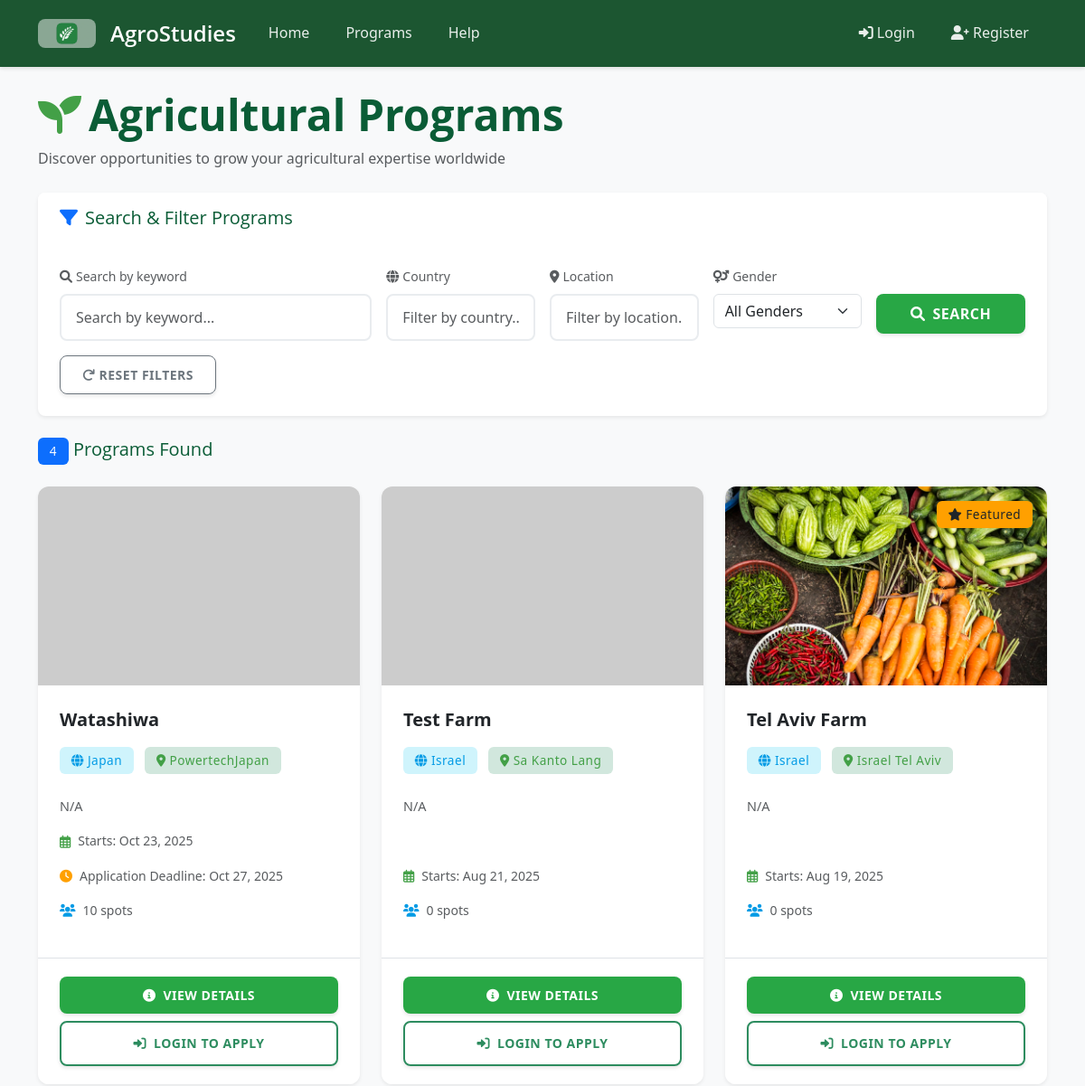
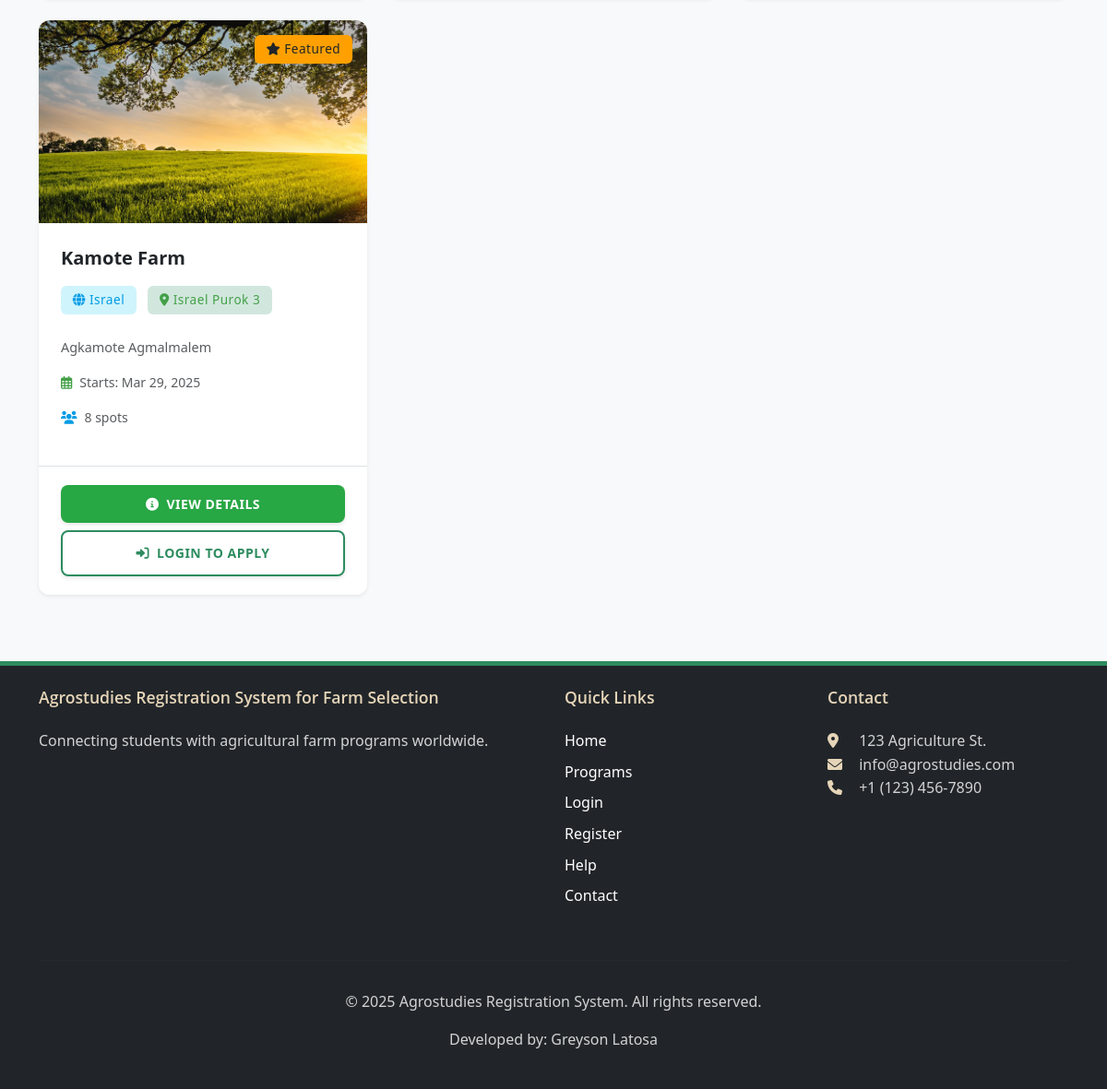
Screenshot of /programs/ with the database file from the repository (2 pictures, top to bottom).
### core/models.py (models this page shows, shortened)
class AgricultureProgram(models.Model):
    title = models.CharField(max_length=200)
    description = models.TextField()
    start_date = models.DateField()
    country = models.CharField(max_length=100, help_text='Country where the program is located')
    location = models.CharField(max_length=100, help_text='Specific location within the country')
    capacity = models.PositiveIntegerField()
    registration_deadline = models.DateTimeField(blank=True, null=True,
        help_text='Deadline for program registration. If not set, registration will be open until start date.')
    image = models.ImageField(upload_to='program_images/', blank=True, null=True, help_text='Program/Farm image')
    is_featured = models.BooleanField(default=False, help_text='Display on landing page as featured program')
    created_at = models.DateTimeField(auto_now_add=True)
    updated_at = models.DateTimeField(auto_now=True)
    GENDER_REQUIREMENT_CHOICES = [
        ('Any', 'Any'),
        ('Male', 'Male Only'),
        ('Female', 'Female Only'),
    ]
    required_gender = models.CharField(max_length=10, choices=GENDER_REQUIREMENT_CHOICES, default='Any')
    requires_license = models.BooleanField(default=False, verbose_name="Requires International Driver's License")
    def get_image_url(self):
        if self.image:
            return self.image.url
        import os
        from django.conf import settings
        placeholders = {
            'Israel': 'israel-farm.jpg',
            'Japan': 'japan-farm.jpg',
            'Australia': 'australia-farm.jpg',
            'New Zealand': 'newzealand-farm.jpg',
        }
        placeholder_file = placeholders.get(self.location, 'default-farm.jpg')
        placeholder_path = os.path.join(settings.STATIC_ROOT or 'static', 'images', 'placeholders', placeholder_file)
        if os.path.exists(placeholder_path):
            return f'/static/images/placeholders/{placeholder_file}'
        else:
            location_text = self.location.replace(' ', '+')
            return f'https://placehold.co/800x400/228B22/FFFFFF/png?text={location_text}+Farm'
    class Meta:
        ordering = ['-is_featured', '-created_at']

### core/views.py (the view, shortened to what this page needs)
# urls.py: path('programs/', views.program_list, name='program_list'),
def program_list(request):
    cache_key = 'programs_list:all'
    programs = None
    if not request.GET:  # Only use cache for unfiltered list
        try:
            programs = cache.get(cache_key)
        except Exception as e:
            logger.warning(f"Cache get failed for programs list: {e}")
    if programs is None:
        programs = AgricultureProgram.objects.select_related().all().order_by('-start_date')
        if not request.GET:  # Cache only unfiltered results
            try:
                cache.set(cache_key, programs, timeout=300)  # Cache for 5 minutes
            except Exception as e:
                logger.warning(f"Cache set failed for programs list: {e}")
    form = ProgramSearchForm(request.GET)
    if form.is_valid():
        query = form.cleaned_data.get('query')
        location = form.cleaned_data.get('location')
        country = form.cleaned_data.get('country')
        gender = form.cleaned_data.get('gender')
        if query:
            programs = programs.filter(
                Q(title__icontains=query) | Q(description__icontains=query)
            )
        if location:
            programs = programs.filter(location__icontains=location)
        if country:
            programs = programs.filter(country__icontains=country)
        if gender:
            programs = programs.filter(required_gender=gender)
        programs = programs.filter(
            Q(registration_deadline__isnull=True) |  # No deadline set
            Q(registration_deadline__gte=timezone.now().date())  # Or deadline not passed
        )
    paginator = Paginator(programs, 10)  # Show 10 programs per page
    page_number = request.GET.get('page')
    page_obj = paginator.get_page(page_number)
    applied_program_ids = set()
    has_applied_any = False
    context = {
        'page_obj': page_obj,
        'applied_program_ids': applied_program_ids,
        'has_applied_any': has_applied_any,
        'form': form,
    }
    return render(request, 'program_list.html', context)

### core/forms.py
class ProgramSearchForm(forms.Form):
    query = forms.CharField(
        required=False,
        widget=forms.TextInput(attrs={'class': 'form-control', 'placeholder': 'Search by keyword...'}),
        label=""
    )
    country = forms.CharField(
        required=False,
        widget=forms.TextInput(attrs={'class': 'form-control', 'placeholder': 'Filter by country...'}),
        label=""
    )
    location = forms.CharField(
        required=False,
        widget=forms.TextInput(attrs={'class': 'form-control', 'placeholder': 'Filter by location...'}),
        label=""
    )
    gender = forms.ChoiceField(
        required=False,
        choices=[
            ('', 'All Genders'),
            ('Male', 'Male Only'),
            ('Female', 'Female Only'),
            ('Any', 'Any Gender')
        ],
        widget=forms.Select(attrs={'class': 'form-select'}),
        label=""
    )

### core/context_processors.py (called while the page is built)
def notification_count(request):
    if request.user.is_authenticated:
        unread_count = Notification.objects.filter(user=request.user, read=False).count()
        return {
            'unread_notifications_count': unread_count
        }
    return {
        'unread_notifications_count': 0
    }

### templates/program_list.html (shortened to what this page needs)
{% extends 'base.html' %}
{% block content %}
<div class="mb-4">
    <div class="d-md-flex justify-content-between align-items-center mb-3">
        <div class="mb-3 mb-md-0">
            <h1 class="display-5 fw-bold">
                <i class="fas fa-seedling text-success me-2 d-none d-md-inline"></i>Agricultural Programs
            </h1>
            <p class="text-muted mb-0 d-none d-md-block">Discover opportunities to grow your agricultural expertise worldwide</p>
        </div>
    </div>
</div>
<div class="card shadow-sm border-0 mb-4">
    <div class="card-header bg-white border-bottom-0 py-3">
        <h5 class="mb-0">
            <i class="fas fa-filter text-primary me-2"></i>Search & Filter Programs
        </h5>
    </div>
    <div class="card-body">
        <form method="get" action="{% url 'program_list' %}" id="filterForm">
            <div class="row g-3">
                <div class="col-12 col-md-4">
                    <label class="form-label small text-muted mb-2">
                        <i class="fas fa-search me-1"></i>Search by keyword
                    </label>
                    {{ form.query }}
                </div>
                <div class="col-sm-6 col-md-2">
                    <label class="form-label small text-muted mb-2">
                        <i class="fas fa-globe me-1"></i>Country
                    </label>
                    {{ form.country }}
                </div>
                <div class="col-sm-6 col-md-2">
                    <label class="form-label small text-muted mb-2">
                        <i class="fas fa-map-marker-alt me-1"></i>Location
                    </label>
                    {{ form.location }}
                </div>
                <div class="col-sm-6 col-md-2">
                    <label class="form-label small text-muted mb-2">
                        <i class="fas fa-venus-mars me-1"></i>Gender
                    </label>
                    {{ form.gender }}
                </div>
                <div class="col-sm-6 col-md-2">
                    <button type="submit" class="btn btn-primary w-100">
                        <i class="fas fa-search me-2"></i>Search
                    </button>
                </div>
            </div>
            <div class="mt-3">
                <a href="{% url 'program_list' %}" class="btn btn-sm btn-outline-secondary">
                    <i class="fas fa-redo me-1"></i>Reset Filters
                </a>
            </div>
        </form>
    </div>
</div>
{% if page_obj %}
    <div class="d-md-flex justify-content-between align-items-center mb-4">
        <h5 class="mb-3 mb-md-0">
            <span class="badge bg-primary">{{ page_obj.paginator.count }}</span>
            Program{% if page_obj.paginator.count != 1 %}s{% endif %} Found
        </h5>
    </div>
    <div class="row">
        {% for program in page_obj %}
            <div class="col-12 col-md-6 col-lg-4 mb-4">
                <div class="card h-100 shadow-sm border-0 program-card-hover position-relative">
                    {% if program.is_featured %}
                    <div class="position-absolute top-0 end-0 m-3" style="z-index: 10;">
                        <span class="badge bg-warning text-dark">
                            <i class="fas fa-star me-1"></i>Featured
                        </span>
                    </div>
                    {% endif %}
                    <div class="card-img-top-wrapper" style="height: 220px; overflow: hidden;">
                        <img src="{{ program.get_image_url }}"
                             class="card-img-top"
                             alt="{{ program.title }}"
                             loading="lazy"
                             style="height: 100%; object-fit: cover; transition: transform 0.3s ease;">
                    </div>
                    <div class="card-body d-flex flex-column">
                        <h5 class="card-title mb-3 fw-bold text-dark">{{ program.title }}</h5>
                        <div class="mb-3">
                            {% if program.country %}
                            <span class="badge bg-info-subtle text-info mb-2 me-2">
                                <i class="fas fa-globe me-1"></i>{{ program.country }}
                            </span>
                            {% endif %}
                            <span class="badge bg-success-subtle text-success mb-2">
                                <i class="fas fa-map-marker-alt me-1"></i>{{ program.location }}
                            </span>
                        </div>
                        <p class="card-text text-muted flex-grow-1" style="font-size: 0.9rem;">
                            {{ program.description|truncatewords:25 }}
                        </p>
                        <div class="row g-3 mb-3">
                            <div class="col-12">
                                <div class="d-flex align-items-center text-muted small">
                                    <i class="far fa-calendar-alt text-success me-2"></i>
                                    <span>Starts: {{ program.start_date|date:"M d, Y" }}</span>
                                </div>
                            </div>
                            {% if program.registration_deadline %}
                            <div class="col-12">
                                <div class="d-flex align-items-center text-muted small">
                                    <i class="fas fa-clock text-warning me-2"></i>
                                    <span>Application Deadline: {{ program.registration_deadline|date:"M d, Y" }}</span>
                                </div>
                            </div>
                            {% endif %}
                            <div class="col-6">
                                <div class="d-flex align-items-center text-muted small">
                                    <i class="fas fa-users text-info me-2"></i>
                                    <span>{{ program.capacity }} spots</span>
                                </div>
                            </div>
                        </div>
                    </div>
                    <div class="card-footer bg-white border-top">
                        <div class="d-grid gap-2">
                            <a href="{% url 'program_detail' program.id %}" class="btn btn-primary btn-sm">
                                <i class="fas fa-info-circle me-2"></i>View Details
                            </a>
                            {% if user.is_authenticated and not user.is_staff and not user.is_superuser %}
                                {% if not has_applied_any %}
                                    {% if program.id not in applied_program_ids %}
                                        <a href="{% url 'candidate_apply' program.id %}" class="btn btn-outline-success btn-sm">
                                            <i class="fas fa-user-plus me-2"></i>Apply Now
                                        </a>
                                    {% else %}
                                        <button class="btn btn-outline-secondary btn-sm" disabled>
                                            <i class="fas fa-check me-2"></i>Applied
                                        </button>
                                    {% endif %}
                                {% endif %}
                            {% elif not user.is_authenticated %}
                                <a href="#" class="btn btn-outline-success btn-sm" data-bs-toggle="modal" data-bs-target="#loginModal">
                                    <i class="fas fa-sign-in-alt me-2"></i>Login to Apply
                                </a>
                            {% endif %}
                        </div>
                    </div>
                </div>
            </div>
        {% endfor %}
    </div>
{% endif %}
{% endblock %}

### static/css/theme.css (style rules this page uses)
:root { --ag-green-dark: #0A5C36; --ag-green: #2D8C5F; --ag-brown: #8C6954; --ag-beige: #F9F7F4; --ag-wheat: #E6D5B8; --ag-sage: #89B899; --ag-clay: #B6857A; --ag-success: #43A047; --ag-warning: #FFA000; --ag-danger: #E57373; --ag-info: #039BE5; --ag-font-primary: 'Open Sans', system-ui, -apple-system, sans-serif; --ag-font-headers: 'Montserrat', var(--ag-font-primary); }
body { font-family: var(--ag-font-primary); background-color: var(--ag-beige); color: #333; line-height: 1.6; }
.btn { border-radius: 8px; transition: all 0.3s ease; font-weight: 600; letter-spacing: 0.5px; text-transform: uppercase; box-shadow: 0 2px 4px rgba(0, 0, 0, 0.1); padding: 0.625rem 1.5rem; }
.btn-outline-success { border: 2px solid var(--ag-green); color: var(--ag-green); }
h1, h2, h3, h4, h5, h6 { font-family: var(--ag-font-headers); color: var(--ag-green-dark); }
.card { background-color: #fff; border: none; border-radius: 16px; box-shadow: 0 4px 6px rgba(0,0,0,0.05); transition: all 0.3s ease; overflow: hidden; }
.card-header { background-color: var(--ag-beige); color: var(--ag-green-dark); border-bottom: 2px solid var(--ag-sage); padding: 1.25rem 1.5rem; }
.card-body { padding: 1.5rem; }
.card-title { color: var(--ag-green-dark); font-weight: 600; margin-bottom: 1rem; }
.btn-primary { background-color: var(--ag-green); border: none; color: white; }
.form-control { border-radius: 8px; border: 2px solid #e9ecef; padding: 0.75rem 1rem; transition: all 0.3s ease; }
.badge { padding: 0.5em 1em; font-weight: 500; letter-spacing: 0.5px; }
.badge.bg-warning { background-color: var(--ag-warning) !important; color: #fff; }
.text-success { color: var(--ag-success) !important; }
.text-info { color: var(--ag-info) !important; }
.text-warning { color: var(--ag-warning) !important; }
.btn-success, .btn-outline-success { padding: 0.8rem 2rem; font-weight: 600; text-transform: uppercase; letter-spacing: 0.5px; transition: all 0.3s ease; }

### static/css/main.css (style rules this page uses)
body { font-family: 'Segoe UI', Tahoma, Geneva, Verdana, sans-serif; background-color: #f8f9fa; color: #333; }
a { color: #28a745; text-decoration: none; }
.btn-primary { background-color: #28a745; border-color: #28a745; }
.card { border-radius: 8px; box-shadow: 0 2px 8px rgba(0,0,0,0.1); transition: transform 0.3s ease; }
.card-title { color: #28a745; }

### templates/program_list.html (style rules this page uses)
.program-card-hover { transition: transform 0.3s ease, box-shadow 0.3s ease; border-radius: 12px; overflow: hidden; }
.bg-success-subtle { background-color: rgba(25, 135, 84, 0.1); }
.bg-info-subtle { background-color: rgba(13, 202, 240, 0.1); }
.card-title { font-size: 1.25rem; line-height: 1.4; }
.badge { padding: 0.5rem 0.8rem; font-weight: 500; font-size: 0.85rem; }
.card-body { padding: 1.5rem; }
.card-footer { padding: 1.25rem 1.5rem; background-color: #f8f9fa; }

### rows the page displays
AgricultureProgram: title "Watashiwa", country "Japan", location "PowertechJapan", description "N/A", start_date "Oct 23, 2025", registration_deadline "Oct 27, 2025", capacity "10"
AgricultureProgram: title "Test Farm", country "Israel", location "Sa Kanto Lang", description "N/A", start_date "Aug 21, 2025", capacity "0"
AgricultureProgram: is_featured True (drawn), get_image_url (picture), title "Tel Aviv Farm", country "Israel", location "Israel Tel Aviv", description "N/A", start_date "Aug 19, 2025", capacity "0"
AgricultureProgram: is_featured True (drawn), get_image_url (picture), title "Kamote Farm", country "Israel", location "Israel Purok 3", description "Agkamote Agmalmalem", start_date "Mar 29, 2025", capacity "8"

### other values shown
{{ page_obj.paginator.count }} "4"
